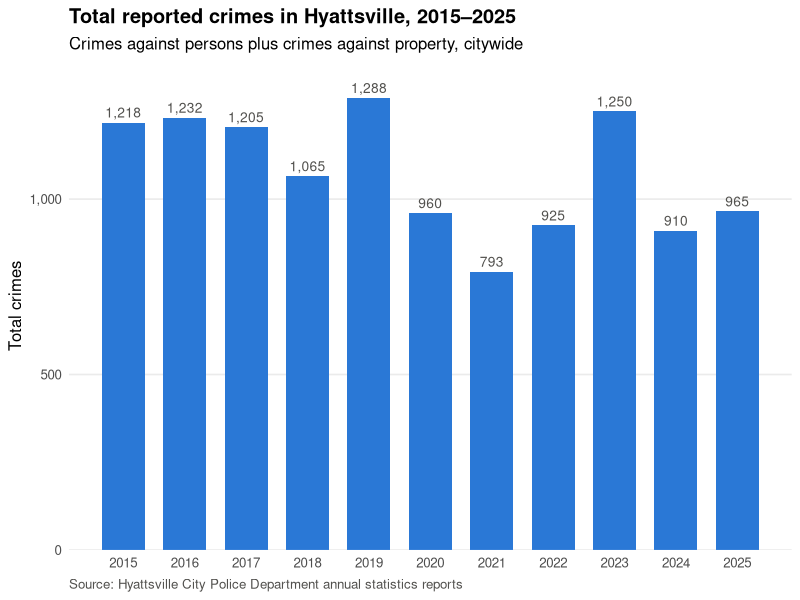

Write R code to recreate this figure.
## ---- chunk 1
library(tidyverse)
library(scales)

totals <- read_csv("data/totals.csv", show_col_types = FALSE)
## ---- chunk 2
citywide_totals <- totals |>
  filter(geography == "citywide", measure == "total") |>
  select(year, count)

citywide_totals
## ---- chunk 3
ggplot(citywide_totals, aes(x = year, y = count)) +
  geom_col(fill = "#2a78d6", width = 0.7) +
  geom_text(aes(label = comma(count)), vjust = -0.5, size = 3.5, color = "#52514e") +
  scale_x_continuous(breaks = 2015:2025) +
  scale_y_continuous(labels = comma, expand = expansion(mult = c(0, 0.08))) +
  labs(
    title = "Total reported crimes in Hyattsville, 2015–2025",
    subtitle = "Crimes against persons plus crimes against property, citywide",
    x = NULL,
    y = "Total crimes",
    caption = "Source: Hyattsville City Police Department annual statistics reports"
  ) +
  theme_minimal(base_size = 12) +
  theme(
    panel.grid.major.x = element_blank(),
    panel.grid.minor = element_blank(),
    plot.title = element_text(face = "bold"),
    plot.caption = element_text(color = "#52514e", hjust = 0)
  )
